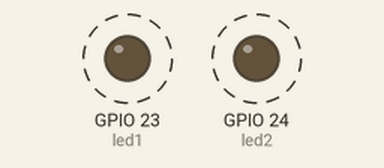
Bench run of a program on a simulated Raspberry Pi (BCM pin numbers). Parts: output pins drawn as LEDs (lit = HIGH). Dashed ring = blinking.

Above: at 0.4 s.
Timing chart, 0 to 5.1 s (numbered marks = the images above):
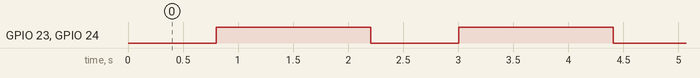

The program:

led_quiz_01.py
```python
import RPi.GPIO as GPIO
import time

GPIO.setmode(GPIO.BCM)

led1 = 23
led2 = 24

GPIO.setup(led1, GPIO.OUT)
GPIO.setup(led2, GPIO.OUT)

try:
    while True:
        for i in range(11):
            cnt=0
            while True:
                GPIO.output(led1, True)
                GPIO.output(led2, True)
                time.sleep(i*0.001)

                GPIO.output(led1, False)
                GPIO.output(led2, False)
                time.sleep((10-i)*0.001)

                cnt=cnt+1
                if cnt==10: break;

        for j in range(10, -1, -1):
            cnt=0
            while True:
                GPIO.output(led1, True)
                GPIO.output(led2, True)
                time.sleep(i*0.001)

                GPIO.output(led1, False)
                GPIO.output(led2, False)
                time.sleep((10-i)*0.001)

                cnt=cnt+1
                if cnt==10: break;

except KeyboardInterrupt:
    pass

GPIO.cleanup()
```

Measured:
- by itself, GPIO 23 (led1), GPIO 24 (led2): alternates HIGH for 1.4 s and LOW for 0.80 s
